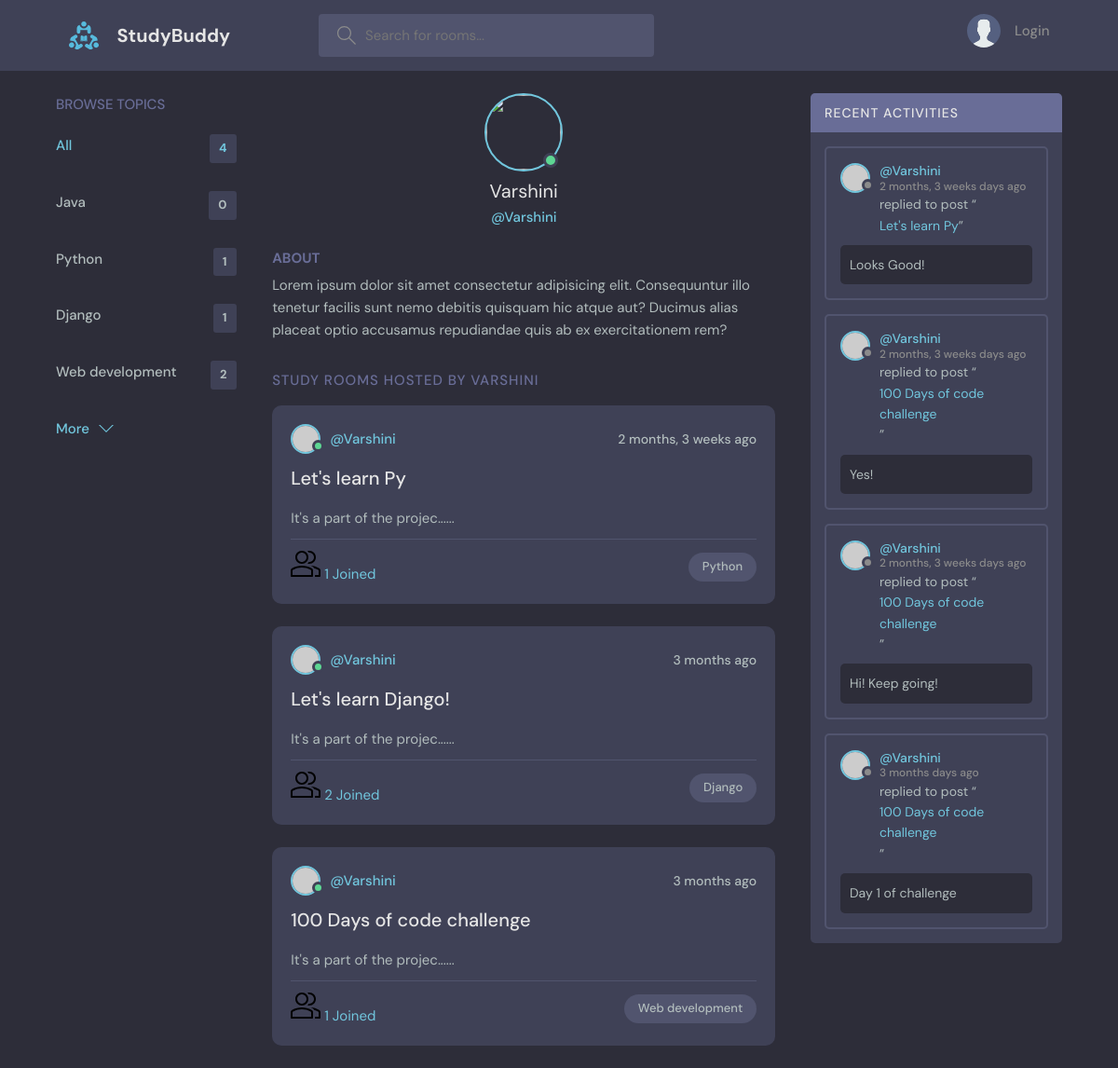
Page /profile/1/ on the committed database.
### base/models.py (models this page shows)
class Topic(models.Model):
    name = models.CharField(max_length=200)
    def __str__(self):
        return self.name

class Room(models.Model):
    host = models.ForeignKey(User, on_delete=models.SET_NULL,null=True)
    topic = models.ForeignKey(Topic, on_delete=models.SET_NULL,null=True)
    name = models.CharField(max_length=200)
    description = models.TextField(null=True,blank=True)
    participants = models.ManyToManyField(User, related_name='Participants', blank=True)
    updated = models.DateTimeField(auto_now=True)
    created = models.DateTimeField(auto_now_add=True)
    class Meta:
        ordering=['-updated','-created']
    def __str__(self):
        return self.name

class Message(models.Model):
    user = models.ForeignKey(User,on_delete=models.CASCADE)
    room = models.ForeignKey(Room, on_delete=models.CASCADE)
    body = models.TextField(max_length=300)
    updated = models.DateTimeField(auto_now=True)
    created = models.DateTimeField(auto_now_add=True)
    class Meta:
        ordering=['-updated','-created']
    def __str__(self):
        return self.body[0:50]

### base/views.py (the view)
# urls.py: path('profile/<str:pk>/',views.userProfile,name="user-profile"),
def userProfile(request, pk):
    user = User.objects.get(id=pk)
    rooms=user.room_set.all()
    room_messages = user.message_set.all()
    topics = Topic.objects.all()
    context={'user':user,'rooms':rooms,'room_messages':room_messages,'topics':topics}
    return render(request, 'base/profile.html',context)

### base/templates/base/profile.html (shortened to what this page needs)
{% extends 'main.html' %}
{% block content %}
  <main class="profile-page layout layout--3">
    <div class="container">
      {% include 'base/topics_component.html' %}
      <div class="roomList">
        <div class="profile">
          <div class="profile__avatar">
            <div class="avatar avatar--large active">
              <img src="https://encrypted-tbn0.gstatic.com/images?q=tbn:ANd9GcQu1ZAMw2XkttJYi3cOhggQjkn1XnBgxoFOrA&usqp=CAU" />
            </div>
          </div>
          <div class="profile__info">
            <h3>{{user.username}}</h3>
            <p>@{{user.username}}</p>
          </div>
          <div class="profile__about">
            <h3>About</h3>
            <p>
              Lorem ipsum dolor sit amet consectetur adipisicing elit. Consequuntur illo tenetur
              facilis sunt nemo debitis quisquam hic atque aut? Ducimus alias placeat optio
              accusamus repudiandae quis ab ex exercitationem rem?
            </p>
          </div>
        </div>
        <div class="roomList__header">
          <div>
            <h2>Study Rooms Hosted by {{user.username}}</a>
            </h2>
          </div>
        </div>
        {% include 'base/feed_component.html' %}
      </div>
      {% include 'base/activity_component.html' %}
    </div>
  </main>
{% endblock %}

### base/templates/base/topics_component.html
<div class="topics">
    <div class="topics__header">
      <h2>Browse Topics</h2>
    </div>
    <ul class="topics__list">
      <li>
        <a href="{% url 'home' %}" class="active">All <span>{{topics.count}}</span></a>
      </li>
      {% for topic in topics%}
      <li>
        <a href="{% url 'home'%}?q={{topic.name}}">{{topic.name}} <span>{{topic.room_set.all.count}}</span></a>
      </li>
      {% endfor %}
    </ul>
    <a class="btn btn--link" href="{% url 'topics' %}">
      More
      <svg version="1.1" xmlns="http://www.w3.org/2000/svg" width="32" height="32" viewBox="0 0 32 32">
        <title>chevron-down</title>
        <path d="M16 21l-13-13h-3l16 16 16-16h-3l-13 13z"></path>
      </svg>
    </a>
  </div>

### base/templates/base/feed_component.html (shortened to what this page needs)
{% for room in rooms %}
<div class="roomListRoom">
    <div class="roomListRoom__header">
      <a href="{% url 'user-profile' room.host.id %}" class="roomListRoom__author">
        <div class="avatar avatar--small active">
          <img src="https://randomuser.me/api/portraits/men/11.jpg" />
        </div>
        <span>@{{room.host.username}}</span>
      </a>
      <div class="roomListRoom__actions">
        <span>{{room.created|timesince}} ago</span>
      </div>
    </div>
    <div class="roomListRoom__content">
      <a href="{% url 'room' room.id  %}">{{room.name}}</a>
      <p>
        It's a part of the projec......
      </p>
    </div>
    <div class="roomListRoom__meta">
      <a class="{% url 'room' room.id  %}">
        {{room.participants.all.count}} Joined
      </a>
      <p class="roomListRoom__topic">{{room.topic.name}}</p>
    </div>
  </div>
{% endfor %}

### base/templates/base/activity_component.html (shortened to what this page needs)
<div class="activities">
    <div class="activities__header">
      <h2>Recent Activities</h2>
    </div>
    {% for message in room_messages %}
    <div class="activities__box">
      <div class="activities__boxHeader roomListRoom__header">
        <a href="{% url 'user-profile' message.user.id %}" class="roomListRoom__author">
          <div class="avatar avatar--small">
            <img src="https://randomuser.me/api/portraits/women/11.jpg" />
          </div>
          <p>
            @{{message.user}}
            <span>{{message.created|timesince}} days ago</span>
          </p>
        </a>
      </div>
      <div class="activities__boxContent">
        <p>replied to post “<a href="{% url 'room' message.room.id %}">{{message.room}}</a>”</p>
        <div class="activities__boxRoomContent">
          {{message.body}}
        </div>
      </div>
    </div>
    {% endfor %}
  </div>

### rows in the picture
Topic: name "Java", room_set.all.count "0"
Topic: name "Python", room_set.all.count "1"
Topic: name "Django", room_set.all.count "1"
Topic: name "Web development", room_set.all.count "2"
Room: host.username "Varshini", created "2 months, 3 weeks", name "Let's learn Py", participants.all.count "1", topic.name "Python"
Room: host.username "Varshini", created "3 months", name "Let's learn Django!", participants.all.count "2", topic.name "Django"
Room: host.username "Varshini", created "3 months", name "100 Days of code challenge", participants.all.count "1", topic.name "Web development"
Message: user "Varshini", created "2 months, 3 weeks", room "Let's learn Py", body "Looks Good!"
Message: user "Varshini", created "2 months, 3 weeks", room "100 Days of code challenge", body "Yes!"
Message: user "Varshini", created "2 months, 3 weeks", room "100 Days of code challenge", body "Hi! Keep going!"
Message: user "Varshini", created "3 months", room "100 Days of code challenge", body "Day 1 of challenge"

### other values in the picture
{{ topics.count }} "4"
{{ user.username }} "Varshini"
{{ user.username }} "VARSHINI"
